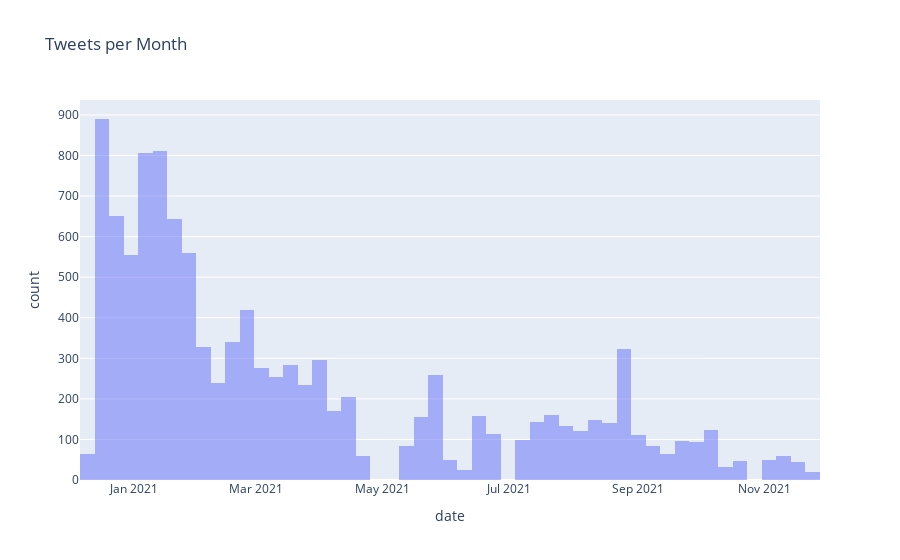

This figure's notebook cell:
### Code cell
# THIS HISTOGRAPH IS USED TO SHOW THE NUMBER TWEETS FOR EACH MONTH FOR 2021
import plotly.express as px
px.histogram(dataset, x="date",  nbins=100,opacity=.5,title="Tweets per Month")

### Figure 1 — Plotly figure (JSON) as saved in the notebook; plotly's stock layout.template omitted (floating-point values rounded to 4 significant figures; data arrays with more than 128 entries replaced by an {"elided": "..."} marker saying what was removed)
{"data": [{"alignmentgroup": "True", "bingroup": "x", "hovertemplate": "date=%{x}<br>count=%{y}<extra></extra>", "legendgroup": "", "marker": {"color": "#636efa", "opacity": 0.5, "pattern": {"shape": ""}}, "name": "", "nbinsx": 100, "offsetgroup": "", "orientation": "v", "showlegend": false, "type": "histogram", "x": {"elided": "11020 str values"}, "xaxis": "x", "yaxis": "y"}], "layout": {"barmode": "relative", "legend": {"tracegroupgap": 0}, "title": {"text": "Tweets per Month"}, "xaxis": {"anchor": "y", "domain": [0, 1], "title": {"text": "date"}}, "yaxis": {"anchor": "x", "domain": [0, 1], "title": {"text": "count"}}}}
